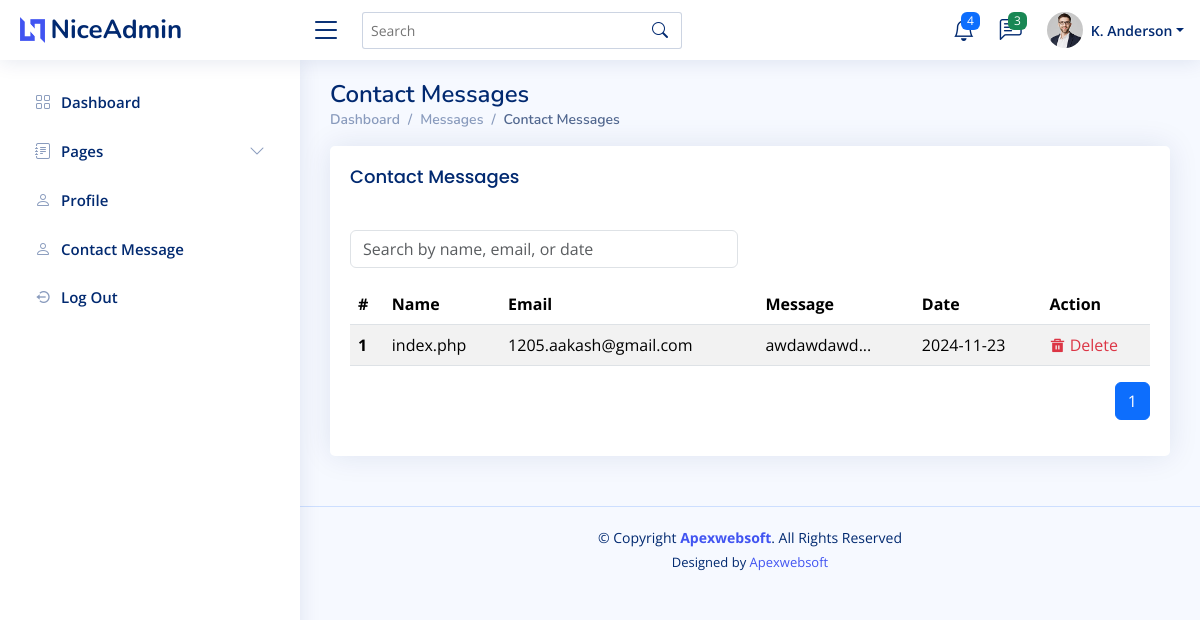
The page /admin/dashboard/contact-message.php on the database its author committed.
### tables this page shows
CREATE TABLE `contact_form` (
  `id` int(11) NOT NULL,
  `name` varchar(255) NOT NULL,
  `email` varchar(255) NOT NULL,
  `phone` varchar(15) NOT NULL,
  `message` text NOT NULL,
  `created_at` timestamp NOT NULL DEFAULT current_timestamp()
);

### admin/dashboard/contact-message.php (the view, shortened to what this page needs)
<!DOCTYPE html>
<html lang="en">
<head>
    <?php
    include("link.php");
    include("modal.php");
    ?>
</head>
<body>
    <?php
    include("header.php");
    include("sidebar.php");
    ?>
    <main id="main" class="main">
        <div class="pagetitle">
            <h1>Contact Messages</h1>
            <nav>
                <ol class="breadcrumb">
                    <li class="breadcrumb-item"><a href="./">Dashboard</a></li>
                    <li class="breadcrumb-item">Messages</li>
                    <li class="breadcrumb-item active">Contact Messages</li>
                </ol>
            </nav>
        </div>
        <section class="section">
            <div class="row">
                <div class="col-lg-12">
                    <div class="card">
                        <div class="card-body d-flex justify-content-between align-items-center">
                            <h5 class="card-title">Contact Messages</h5>
                        </div>
                        <div class="card-body">
                            <div class="row">
                                <div class="col-md-6">
                                    <input type="text" id="searchInput" class="form-control" placeholder="Search by name, email, or date" onkeyup="searchTable()">
                                </div>
                            </div>
                            <table class="table table-striped mt-3">
                                <thead>
                                    <tr>
                                        <th scope="col">#</th>
                                        <th scope="col">Name</th>
                                        <th scope="col">Email</th>
                                        <th scope="col">Message</th>
                                        <th scope="col">Date</th>
                                        <th scope="col">Action</th>
                                    </tr>
                                </thead>
                                <tbody id="messageTable">
                                    <?php
                                    $limit = 10;
                                    if (isset($_GET['page']) && is_numeric($_GET['page'])) {
                                        $page = $_GET['page'];
                                    } else {
                                        $page = 1;
                                    }
                                    $start = ($page - 1) * $limit;
                                    $sql = "SELECT * FROM contact_form ORDER BY created_at DESC LIMIT $start, $limit";
                                    $result = mysqli_query($conn, $sql);
                                    if (mysqli_num_rows($result) == 0) {
                                        echo "<tr><td colspan='6'>No messages found</td></tr>";
                                    } else {
                                        $count = 1 + $start;
                                        while ($row = mysqli_fetch_array($result)) {
                                    ?>
                                            <tr id="message-<?php echo $row['id']; ?>">
                                                <th scope="row"><?php echo $count++; ?></th>
                                                <td><?php echo $row['name']; ?></td>
                                                <td><?php echo $row['email']; ?></td>
                                                <td><?php echo substr($row['message'], 0, 50); ?>...</td>
                                                <td><?php echo date('Y-m-d', strtotime($row['created_at'])); ?></td>
                                                <td>
                                                    <a href="javascript:void(0);" class="text-danger" onclick="deleteContactMessage(<?php echo $row['id']; ?>)">
                                                        <i class="ri-delete-bin-5-fill"></i> Delete
                                                    </a>
                                                </td>
                                            </tr>
                                    <?php
                                        }
                                    }
                                    ?>
                                </tbody>
                            </table>
                            <div class="d-flex justify-content-end">
                                <nav aria-label="Page navigation">
                                    <ul class="pagination justify-content-center">
                                        <?php
                                        $sql = "SELECT COUNT(*) AS total FROM contact_form";
                                        $result = mysqli_query($conn, $sql);
                                        $row = mysqli_fetch_assoc($result);
                                        $total_records = $row['total'];
                                        $total_pages = ceil($total_records / $limit);
                                        for ($i = 1; $i <= $total_pages; $i++) {
                                            $active = ($i == $page) ? 'active' : '';
                                            echo '<li class="page-item ' . $active . '"><a class="page-link" href="?page=' . $i . '">' . $i . '</a></li>';
                                        }
                                        ?>
                                    </ul>
                                </nav>
                            </div>
                        </div>
                    </div>
                </div>
            </div>
        </section>
    </main>
    <?php include("footer.php") ?>
</body>
</html>

### admin/dashboard/assets/css/style.css (style rules this page uses)
:root { scroll-behavior: smooth; }
body { font-family: "Open Sans", sans-serif; background: #f6f9ff; color: #444444; }
a { color: #4154f1; text-decoration: none; }
h1, h2, h3, h4, h5, h6 { font-family: "Nunito", sans-serif; }
#main { margin-top: 60px; padding: 20px 30px; transition: all 0.3s; }
.pagetitle { margin-bottom: 10px; }
.pagetitle h1 { font-size: 24px; margin-bottom: 0; font-weight: 600; color: #012970; }
.card { margin-bottom: 30px; border: none; border-radius: 5px; box-shadow: 0px 0 30px rgba(1, 41, 112, 0.1); }
.card-title { padding: 20px 0 15px 0; font-size: 18px; font-weight: 500; color: #012970; font-family: "Poppins", sans-serif; }
.card-body { padding: 0 20px 20px 20px; }
.breadcrumb { font-size: 14px; font-family: "Nunito", sans-serif; color: #899bbd; font-weight: 600; }
.breadcrumb a { color: #899bbd; transition: 0.3s; }
.breadcrumb .breadcrumb-item::before { color: #899bbd; }
.breadcrumb .active { color: #51678f; font-weight: 600; }
@media (min-width: 1200px) { #main, #footer { margin-left: 300px; } }

### rows shown on the page
contact_form: name "index.php", email "1205.aakash@gmail.com", message "awdawdawd", created_at "2024-11-23"
